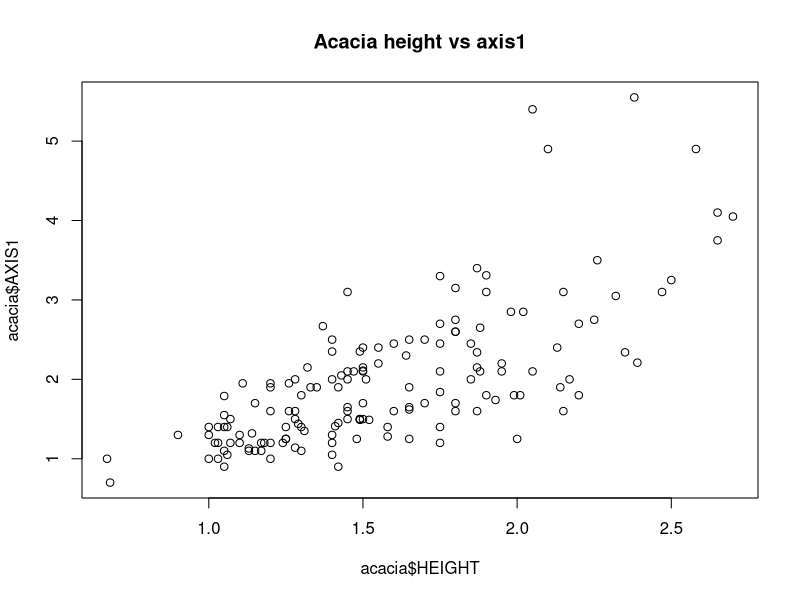
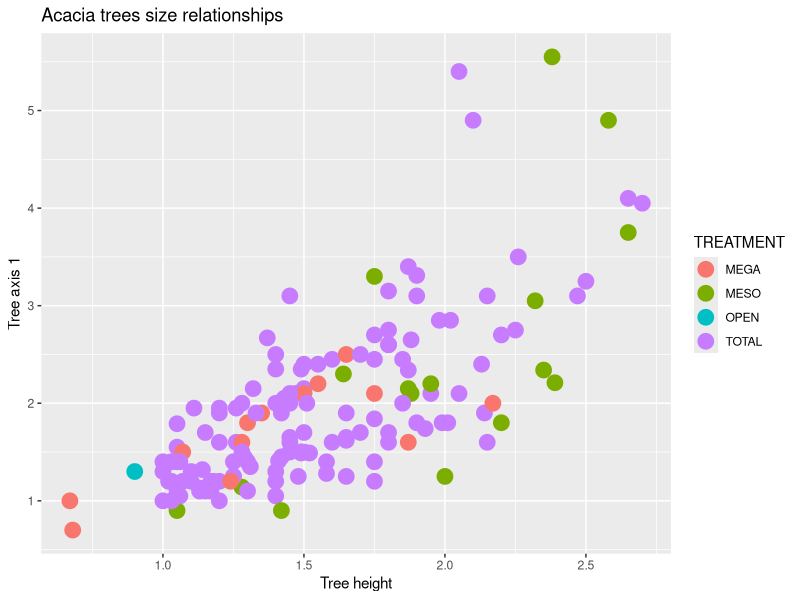
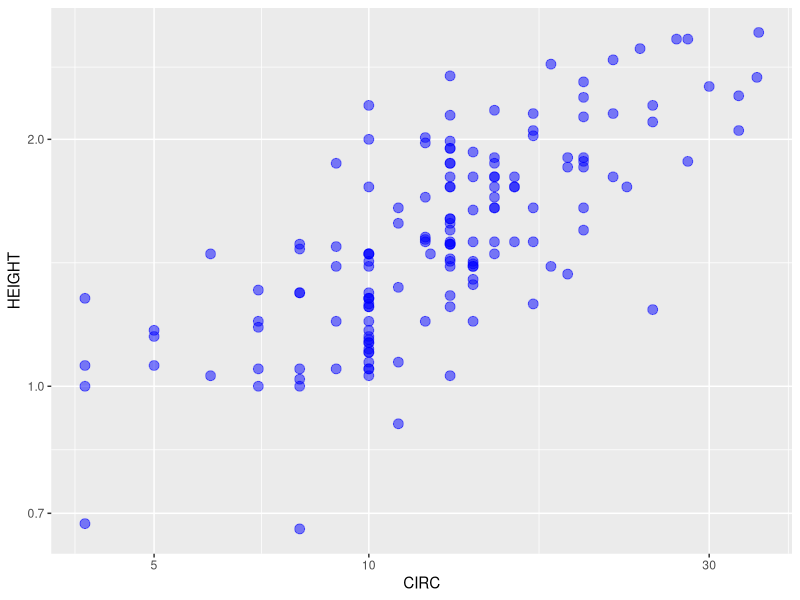
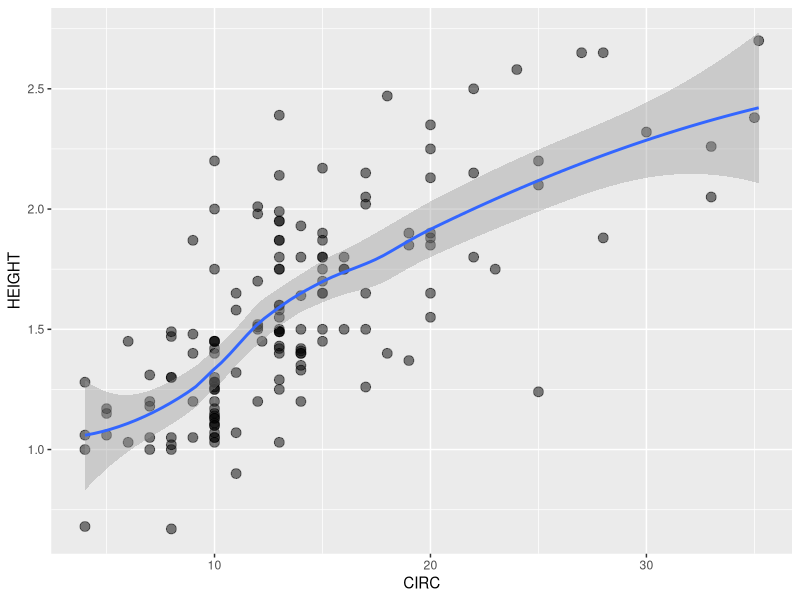
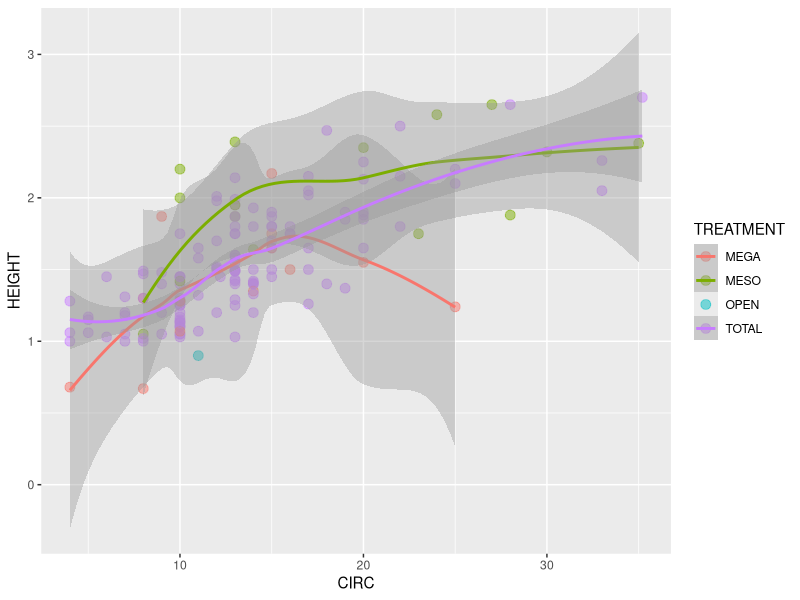
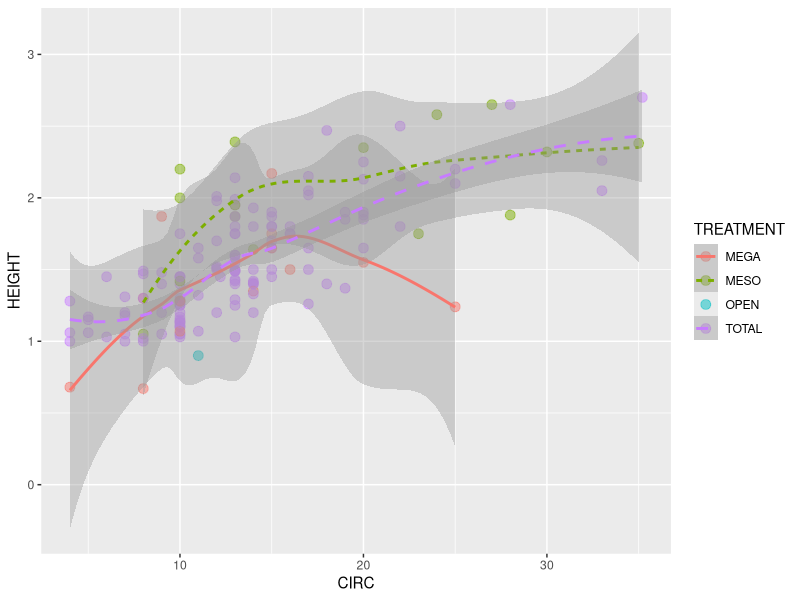
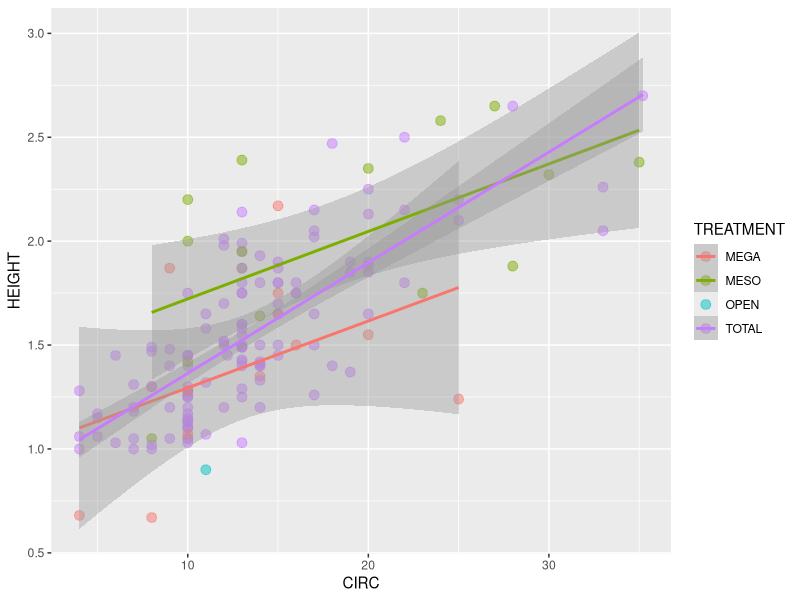
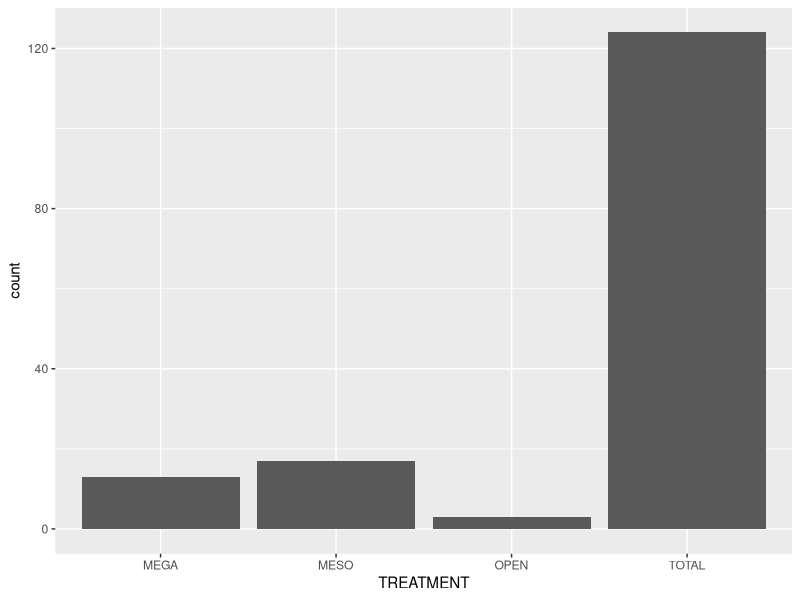

These charts were generated, in order, by the following R code:
## ---- chunk 1
knitr::opts_chunk$set(echo = TRUE)
## ---- chunk 2
getwd()

## ---- chunk 3
read.csv(file = "../data-raw/ACACIA_DREPANOLOBIUM_SURVEY.txt", sep = "\t")
## ---- chunk 4
acacia <- read.csv(file = "../data-raw/ACACIA_DREPANOLOBIUM_SURVEY.txt", sep = "\t")
## ---- chunk 5
acacia$HEIGHT <- as.numeric(acacia$HEIGHT)
acacia$HEIGHT
## ---- chunk 6
read.csv(file = "../data-raw/ACACIA_DREPANOLOBIUM_SURVEY.txt",
         sep = "\t",
         na.strings = "dead")
is.numeric(acacia$HEIGHT)
## ---- chunk 7
plot(x = acacia$HEIGHT, y = acacia$AXIS1, main = "Acacia height vs axis1")
## ---- chunk 8
library(ggplot2)

ggplot(data = acacia, mapping = aes(x = HEIGHT, y = AXIS1, color = TREATMENT)) +
  geom_point(size = 5) +
  labs(x = "Tree height", y = "Tree axis 1", title = "Acacia trees size relationships")

## ---- chunk 9
ggplot(data = acacia, mapping = aes(x = CIRC, y = HEIGHT)) +
geom_point(size = 3, color = "blue", alpha = 0.5) +
scale_y_log10() +
scale_x_log10()
## ---- chunk 10
ggplot(acacia, aes(x = CIRC, y = HEIGHT)) +
geom_point(size = 3, alpha = 0.5) +
geom_smooth()
## ---- chunk 11
ggplot(acacia, aes(x = CIRC, y = HEIGHT, color = TREATMENT)) +
geom_point(size = 3, alpha = 0.5) +
geom_smooth()
## ---- chunk 12
ggplot(acacia, aes(x = CIRC, y = HEIGHT, color = TREATMENT, linetype = TREATMENT)) +
geom_point(size = 3, alpha = 0.5) +
geom_smooth()
## ---- chunk 13
ggplot(acacia, aes(x = CIRC, y = HEIGHT, color = TREATMENT)) +
geom_point(size = 3, alpha = 0.5) +
geom_smooth(method = "lm") # try with "glm"
## ---- chunk 14
ggplot(data = acacia, mapping = aes(x = TREATMENT)) +
geom_bar()
## ---- chunk 15
ggplot(acacia, aes(x = CIRC)) +
geom_histogram(fill = "red")
## ---- chunk 16
ggplot(acacia, aes(x = CIRC, color = TREATMENT)) +
geom_histogram(bins = 20)
## ---- chunk 17
ggplot(acacia, aes(x = CIRC, fill = TREATMENT)) +
geom_histogram(bins = 20, color = "gray")
## ---- chunk 18
ggplot() +
geom_point(data = acacia,
           mapping = aes(x = CIRC, y = HEIGHT,
                         color = TREATMENT)) +
geom_smooth(data = acacia,
            mapping = aes(x = CIRC, y = HEIGHT))
## ---- chunk 19
ggplot() +
geom_point(data = acacia,
           mapping = aes(x = CIRC, y = HEIGHT,
                         color = TREATMENT)) +
geom_smooth(data = acacia,
            mapping = aes(x = CIRC, y = HEIGHT)) +
geom_histogram(data = acacia,
               mapping = aes(x = CIRC, color = TREATMENT),
               alpha = 0.1)
## ---- chunk 20
ggsave("acacia_by_treatment.jpg")
## ---- chunk 21
ggsave("acacia_by_treatment.pdf", height = 5, width = 5)
